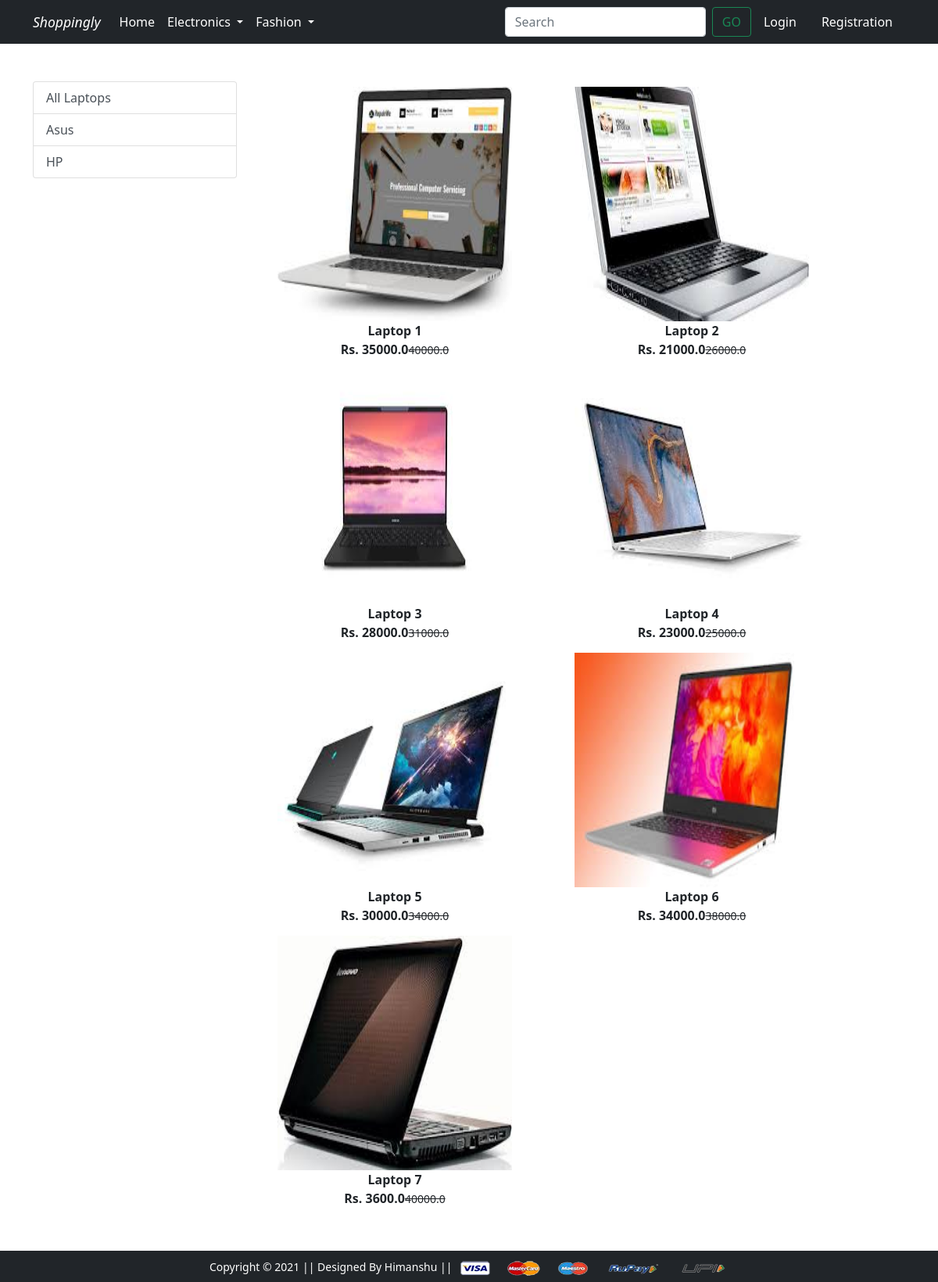
The app's page /laptop/ with its own data.
### app/models.py (models this page shows, shortened)
class Product(models.Model):
	title = models.CharField(max_length=100)
	selling_prize = models.FloatField(max_length=100)
	discount_prize = models.FloatField(max_length=100)
	description = models.TextField(max_length=100)
	brand = models.CharField(max_length=100)
	category = models.CharField(choices=CATEGORY_CHOICE, max_length=2)
	product_image = models.ImageField(upload_to='productimg/')

### app/views.py (the view)
# urls.py: path('laptop/', views.laptop, name='laptop'),
def laptop(request, data=None):
	if data == None:
		laptops = Product.objects.filter(category='L')
	elif data == 'Asus' or data == 'HP':
		laptops = Product.objects.filter(category='L').filter(brand=data)
	return render(request, 'app/laptop.html',{'laptops':laptops})

### app/templates/app/laptop.html (shortened to what this page needs)
{% extends 'app/base.html' %}
{% load static %}
{% block main-content %}
<div class="container my-5">
	<div class="row">
		<div class="col-sm-3">
			<div class="list-group">
				<a href="{% url 'laptop' %}" class="list-group-item
			 	list-group-item-action" aria-current="true">All Laptops</a>
			 	<a href="{% url 'laptopdata' 'Asus' %}" class="list-group-item
			 	list-group-item-action" aria-current="true">Asus</a>
			 	<a href="{% url 'laptopdata' 'HP' %}" class="list-group-item
			 	list-group-item-action" aria-current="true">HP</a>
			</div>
		</div>
		<div class="col-sm-8">
			<div class="row">
				{% for item in laptops %}
				  <div class="col-sm-6 text-center mb-6">
					  	<a href="{% url 'product-detail' item.id %}" class="btn">
							<div class="item">
								<img src="{{ item.product_image.url }}" alt="" height="300" width="300" class="">
								<div class="fw-bold">{{ item.title }}</div>
								<div class="fw-bold">Rs. {{ item.discount_prize }}<small class="fw-light text-decoration-line-through">{{ item.selling_prize }}</small></div>
							</div>
						</a>
				  </div>
				{% endfor %}
			</div>
		</div>
	</div>
</div>
{% endblock main-content %}

### records on screen
Product: product_image (picture), title "Laptop 1", discount_prize "35000.0", selling_prize "40000.0"
Product: product_image (picture), title "Laptop 2", discount_prize "21000.0", selling_prize "26000.0"
Product: product_image (picture), title "Laptop 3", discount_prize "28000.0", selling_prize "31000.0"
Product: product_image (picture), title "Laptop 4", discount_prize "23000.0", selling_prize "25000.0"
Product: product_image (picture), title "Laptop 5", discount_prize "30000.0", selling_prize "34000.0"
Product: product_image (picture), title "Laptop 6", discount_prize "34000.0", selling_prize "38000.0"
Product: product_image (picture), title "Laptop 7", discount_prize "3600.0", selling_prize "40000.0"
